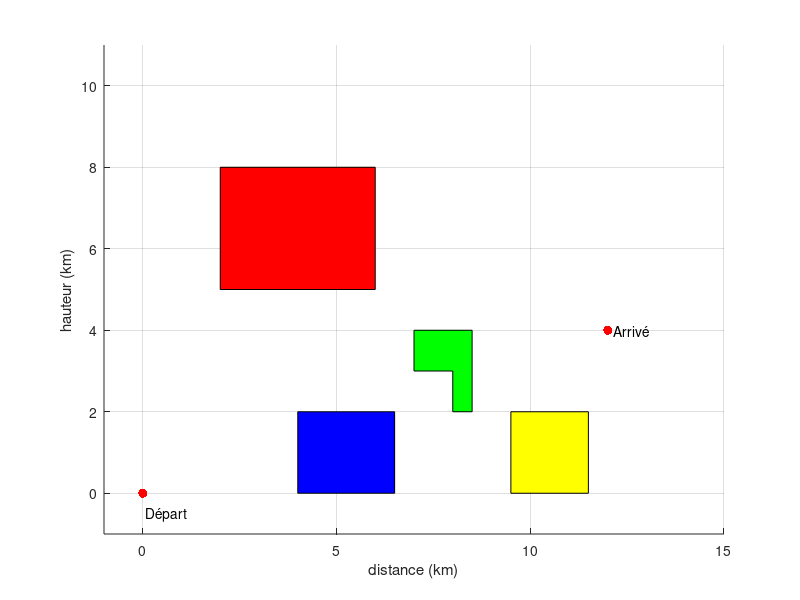

The MATLAB source for this figure: (Note: this script raises an error after producing the figure.)
clear all
close all
home


% Définition de la mission

Hmax = 10;
Lmax = 14;


zone1 = [2 2 6 6 ; 5 8 8 5]';
zone2 = [4 4 6.5 6.5 ; 0 2 2 0]';
zone3 = [7 7 8.5 8.5 8 8; 3 4 4 2 2 3]';
zone4 = [9.5 9.5 11.5 11.5 ; 0 2 2 0]';
%zone5 = [10 11 11 10 ; 10 10 9 9]';

zone = {zone1, zone2, zone3, zone4};
% zone = {zone1, zone2, zone3}

figure
hold on

fill(zone1(:,1),zone1(:,2),'r')
fill(zone2(:,1),zone2(:,2),'b')
fill(zone3(:,1),zone3(:,2),'g')
fill(zone4(:,1),zone4(:,2),'y')
%fill(zone5(:,1),zone5(:,2),'black')

axis([-1 Lmax+1 -1 Hmax+1])
xlabel('distance (km)')
ylabel('hauteur (km)')
grid on

text(0,-0.5,[' Départ']);
plot(0, 0,'r.','MarkerSize',20) % On affiche les points
text(12,4,['  Arrivé']);
plot(12, 4,'r.','MarkerSize',20) % On affiche les points



%% Création de la grille de point

% grille totale
for i = 1:(Lmax+1)
    for j = 1:(Hmax+1)
        n = ((i-1)*(Hmax+1) + j);
        nodes( n , :) = [n i-1 j-1]; 
    end
end

for z = 1:length(zone)
    zoneZ = zone{z};
    for i = 1:length(zoneZ)
    indx = find((zoneZ(i,1)==nodes(:,2)));

    indy = find((zoneZ(i,2)==nodes(:,3)));

    ind = intersect(indx,indy);

    nodes(ind,:) = [];
    end
end

% plot(nodes(:,2), nodes(:,3),'k.')
% 
% for n = 1:(Lmax*Hmax)
%         text(nodes(n,2),nodes(n,3),[' ' num2str(nodes(n,1))]); % on numérote les noeuds
% end
%%
% Suppression des points dans les zones


% suppression des noeuds à la main -> il faudra l'automatiser
% pour ne pas avoir de soucis avec les indices, il faut dabord faire
% tourner sans ce qui suit, puis utiliser les noeuds afficher pour
% supprimer les lignes à la main....
%del = {40 41 51 52 56 57 67 68 92 93 102 103 104 111 122 123 124}
% del = [37, 38, 45, 46, 49 50 58 59 60 80 81 90 91 92 99 109 110 111];
del = [29 30 39 40 41 42 46 50 51 52 53 56 57 58 61 62 63 64 67 68 69 73 74 93 111 112 113 122 123 124];
% for i = 1:length(del)
%    nodes( (del{i}-i+1),:) = []; 
% end

for i = 1:length(del)
    ind = find(nodes(:,1) == del(i));
    nodes(ind) = 0;
end

for i = 1:length(del)
    ind = find(nodes(:,1) == 0);
    nodes(ind,:) = [];
end


% plot(nodes(:,2), nodes(:,3),'k.') % On affiche les points

for n = 1:length(nodes)
%         text(nodes(n,2),nodes(n,3),[' ' num2str(nodes(n,1))]); % a
%         utiliser pour sélectionner les noeuds à supprimer
%         text(nodes(n,2),nodes(n,3),[' ' num2str(n)]); % a utiliser pour
%         selectionner les pointsde départs et arrivés après avoir
%         supprimés correctement les noeuds
end

nodes(:,1) = 1:length(nodes); % on met à jour la première colonne pour que les indices corresondent

%%
%nodes = [(1:10) ; 10*rand(2,10)]';

%segments = [(1:17) ; floor(1:0.5:9) ; ceil(2:0.5:10)]'

% segments = [1 1 13
%             2 13 25
%             3 25 35
%             4 35 44
%             5 44 53
%             6 44 54
%             7 53 61
%             8 61 70
%             9 70 78
%             10 78 89
%             11 89 100
%             12 100 112
%             13 112 122
%             14 122 121
%             15 121 131
%             16 54 63
%             17 63 71
%             18 71 82
%             19 82 93
%             20 93 102
%             21 102 112];
        
    indx = find( (nodes(62,2)+1) == nodes(:,2) );
    indy = find( (nodes(62,3)) == nodes(:,3) );
    ind = intersect(indx,indy);

k = 1;
for i = 1:length(nodes)
    ni = nodes(i,2:3); 
    xi = ni(1);
    yi = ni(2);

    if yi == 0 % Si on est à hauteur mini
        % recherche du noeud à droite
        indx = find( (nodes(i,2)+1) == nodes(:,2) );
        indy = find( (nodes(i,3)) == nodes(:,3) );
        ind = intersect(indx,indy);
        if ~isempty(ind)
            segments(k,:) = [k i ind];
            k = k+1; 
        end
        
        % recherche du noeud en haut à droite
        indx = find( (nodes(i,2)+1) == nodes(:,2) );
        indy = find( (nodes(i,3)+1) == nodes(:,3) );
        ind = intersect(indx,indy);
        if ~isempty(ind)
            segments(k,:) = [k i ind];
            k = k+1; 
        end

    elseif yi == Hmax % Si on est à hauteur max
        % recherche du noeud à droite
        indx = find( (nodes(i,2)+1) == nodes(:,2) );
        indy = find( (nodes(i,3)) == nodes(:,3) );
        ind = intersect(indx,indy);
        if ~isempty(ind)
            segments(k,:) = [k i ind];
            k = k+1; 
        end
        
        % recherche du noeud en bas à droite
        indx = find( (nodes(i,2)+1) == nodes(:,2) );
        indy = find( (nodes(i,3)-1) == nodes(:,3) );
        ind = intersect(indx,indy);
        if ~isempty(ind)
            segments(k,:) = [k i ind];
            k = k+1; 
        end
        
        % recherche du noeud en bas
        indx = find( (nodes(i,2)) == nodes(:,2) );
        indy = find( (nodes(i,3)-1) == nodes(:,3) );
        ind = intersect(indx,indy);
        if ~isempty(ind)
            segments(k,:) = [k i ind];
            k = k+1; 
        end
    else
        % recherche du noeud en haut à droite
        indx = find( (nodes(i,2)+1) == nodes(:,2) );
        indy = find( (nodes(i,3)+1) == nodes(:,3) );
        ind = intersect(indx,indy);
        if ~isempty(ind)
            segments(k,:) = [k i ind];
            k = k+1; 
        end

        % recherche du noeud à droite
        indx = find( (nodes(i,2)+1) == nodes(:,2) );
        indy = find( (nodes(i,3)) == nodes(:,3) );
        ind = intersect(indx,indy);
        if ~isempty(ind)
            segments(k,:) = [k i ind];
            k = k+1; 
        end
        
        % recherche du noeud en bas à droite
        indx = find( (nodes(i,2)+1) == nodes(:,2) );
        indy = find( (nodes(i,3)-1) == nodes(:,3) );
        ind = intersect(indx,indy);
        if ~isempty(ind)
            segments(k,:) = [k i ind];
            k = k+1; 
        end
        
        % recherche du noeud en bas 
        indx = find( (nodes(i,2)) == nodes(:,2) );
        indy = find( (nodes(i,3)-1) == nodes(:,3) );
        ind = intersect(indx,indy);
        if ~isempty(ind)
            segments(k,:) = [k i ind];
            k = k+1; 
        end
    end

end
        
        
        
%% Dijkstra
%figure 
%plot(nodes(:,2), nodes(:,3),'k.')
hold on

% for s = 1:length(segments)
% %     if (s <= 10) 
% %         text(nodes(s,2),nodes(s,3),[' ' num2str(s)]); 
% %     end
%     plot(nodes(segments(s,2:3)',2),nodes(segments(s,2:3)',3),'b');
% end
disp('Résultat Dijkstra')
 [d, p] = dijkstra(nodes, segments, 1, 97) % ici 1 est le noeud de départ et 124 celui d'arrivé

for n = 2:length(p)
    plot(nodes(p(n-1:n),2),nodes(p(n-1:n),3),'r-.','linewidth',2);
end
hold off;

%% Bellman-ford

%W = [.41 .99 .51 .32 .15 .45 .38 .32 .36 .29 .21];
%DG = sparse([6 1 2 2 3 4 4 5 5 6 1],[2 6 3 5 4 1 6 3 4 3 5],W);

DG = sparse(segments(:,2),segments(:,3),ones(1,length(segments)));

[m,n,p,D,tail,head,W] = Initialize(DG);
[p, D,iter] = BFMSpathOT(DG,1,97);

disp('Résultat Bellman-Ford')
if iter == 0
    disp('Pas de chemin')
elseif length(p) == length(D)
    chemin = [(1:length(p))' p D]
else
    p
    D
end

hold on
for n = 2:length(p)
    plot(nodes(p(n-1:n),2),nodes(p(n-1:n),3),'b-.','linewidth',2);
end



